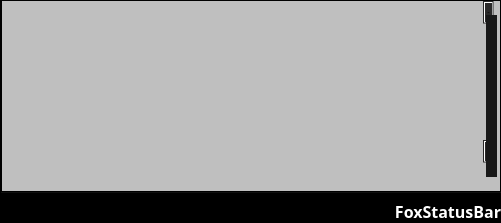
     <widget class="QFrame" name="PlaylistBox">
      <property name="sizePolicy">
       <sizepolicy hsizetype="Preferred" vsizetype="Ignored">
        <horstretch>0</horstretch>
        <verstretch>0</verstretch>
       </sizepolicy>
      </property>
      <property name="frameShape">
       <enum>QFrame::NoFrame</enum>
      </property>
      <layout class="QHBoxLayout" name="PlaylistBoxFirk">
       <property name="spacing">
        <number>0</number>
       </property>
       <property name="leftMargin">
        <number>0</number>
       </property>
       <property name="topMargin">
        <number>0</number>
       </property>
       <property name="rightMargin">
        <number>0</number>
       </property>
       <property name="bottomMargin">
        <number>0</number>
       </property>
       <item>
        <widget class="QTreeView" name="PlaylistsView">
         <property name="enabled">
          <bool>true</bool>
         </property>
         <property name="sizePolicy">
          <sizepolicy hsizetype="Ignored" vsizetype="Ignored">
           <horstretch>1</horstretch>
           <verstretch>0</verstretch>
          </sizepolicy>
         </property>
         <property name="minimumSize">
          <size>
           <width>1</width>
           <height>0</height>
          </size>
         </property>
         <property name="maximumSize">
          <size>
           <width>500</width>
           <height>16777215</height>
          </size>
         </property>
         <property name="sizeIncrement">
          <size>
           <width>0</width>
           <height>0</height>
          </size>
         </property>
         <property name="mouseTracking">
          <bool>false</bool>
         </property>
         <property name="acceptDrops">
          <bool>false</bool>
         </property>
         <property name="styleSheet">
          <string notr="true">QTreeView{
  background-color: rgb(26,26, 26,0.5);
  color:rgb(255, 255, 255);
  border: 1px solid;
  outline: 0;
  show-decoration-selected: 1; /* make the selection span the entire width of the view */
}

QTreeView{
    selection-background-color: transparent;
}

QTreeView::branch:has-siblings:!adjoins-item {
    border-image: url(img/stylesheet-vline.png) 0;
}

QTreeView::branch:has-siblings:adjoins-item {
    border-image: url(img/stylesheet-branch-more.png) 0;
}

QTreeView::branch:!has-children:!has-siblings:adjoins-item {
    border-image: url(img/stylesheet-branch-end.png) 0;
}

QTreeView::branch:has-children:!has-siblings:closed,
QTreeView::branch:closed:has-children:has-siblings {
        border-image: none;
        image: url(img/stylesheet-branch-closed.png);
}

QTreeView::branch:open:has-children:!has-siblings,
QTreeView::branch:open:has-children:has-siblings  {
        border-image: none;
        image: url(img/stylesheet-branch-open.png);
}



QTreeView::item {
   outline: 0;
   color:rgb(80,80,80)
}


QTreeView  QAbstractItemView
{
     border: none;
}


QTreeView::item:selected {
    background: rgb(18,18,18,0.3);
    color:white;
}
QTreeView::item:selected:!active {
   background: rgb(18,18,18,0.3);
   color:white;
}

QTreeView::item:selected {
    color:white;
}
QTreeView::item:selected:!active {
   color:white;
}

QTreeView::item:hover {
    background: rgb(20,20,20,0.5);
    color:#B72E2B;
}





QScrollBar:vertical{
        background-color: #2A2929;
        width: 17px;
        margin: 14px 3px 14px 3px;
        border: 0px transparent;
        border-radius: 0px;
}

QScrollBar::handle:vertical{
        background-color: #181818;         /* #605F5F; */
        min-height: 5px;
}
QScrollBar::handle:vertical:hover{
        background-color: #B72E2B;         
        min-height: 5px;
}

QScrollBar::sub-line:vertical{
        margin: 3px 0px 3px 0px;
        border-image: url(img/SliderUp.png);
        height: 11px;
        width: 11px;
        subcontrol-position: top;
        subcontrol-origin: margin;
}

QScrollBar::add-line:vertical{
        margin: 3px 0px 3px 0px;
        border-image: url(img/SliderDown.png);
        height: 11px;
        width: 11px;
        subcontrol-position: bottom;
        subcontrol-origin: margin;
}

QScrollBar::sub-line:vertical:hover,QScrollBar::sub-line:vertical:on{
        border-image: url(img/SliderUpA.png);
        height: 11px;
        width: 11px;
        subcontrol-position: top;
        subcontrol-origin: margin;
}

QScrollBar::add-line:vertical:hover, QScrollBar::add-line:vertical:on{
        border-image: url(img/SliderDownA.png);
        height: 11px;
        width: 11px;
        subcontrol-position: bottom;
        subcontrol-origin: margin;
}

QScrollBar::up-arrow:vertical, QScrollBar::down-arrow:vertical{
        background: none;
}

QScrollBar::add-page:vertical, QScrollBar::sub-page:vertical{
        background: none;
}</string>
         </property>
         <property name="verticalScrollBarPolicy">
          <enum>Qt::ScrollBarAlwaysOn</enum>
         </property>
         <property name="animated">
          <bool>true</bool>
         </property>
         <property name="headerHidden">
          <bool>true</bool>
         </property>
        </widget>
       </item>
       <item>
        <layout class="QVBoxLayout" name="verticalLayout_5">
         <property name="spacing">
          <number>0</number>
         </property>
         <property name="leftMargin">
          <number>0</number>
         </property>
         <item>
          <widget class="QListView" name="PlaylistView">
           <property name="minimumSize">
            <size>
             <width>500</width>
             <height>0</height>
            </size>
           </property>
           <property name="font">
            <font>
             <family>Chicago</family>
             <pointsize>10</pointsize>
             <weight>75</weight>
             <bold>true</bold>
            </font>
           </property>
           <property name="focusPolicy">
            <enum>Qt::NoFocus</enum>
           </property>
           <property name="acceptDrops">
            <bool>false</bool>
           </property>
           <property name="styleSheet">
            <string notr="true">

QScrollBar:vertical{
        background-color: #2A2929;
        width: 17px;
        margin: 14px 3px 14px 3px;
        border: 0px transparent;
        border-radius: 0px;
}

QScrollBar::handle:vertical{
        background-color: #181818;         /* #605F5F; */
        min-height: 5px;
}
QScrollBar::handle:vertical:hover{
        background-color: #B72E2B;         
        min-height: 5px;
}

QScrollBar::sub-line:vertical{
        margin: 3px 0px 3px 0px;
        border-image: url(img/SliderUp.png);
        height: 11px;
        width: 11px;
        subcontrol-position: top;
        subcontrol-origin: margin;
}

QScrollBar::add-line:vertical{
        margin: 3px 0px 3px 0px;
        border-image: url(img/SliderDown.png);
        height: 11px;
        width: 11px;
        subcontrol-position: bottom;
        subcontrol-origin: margin;
}

QScrollBar::sub-line:vertical:hover,QScrollBar::sub-line:vertical:on{
        border-image: url(img/SliderUpA.png);
        height: 11px;
        width: 11px;
        subcontrol-position: top;
        subcontrol-origin: margin;
}

QScrollBar::add-line:vertical:hover, QScrollBar::add-line:vertical:on{
        border-image: url(img/SliderDownA.png);
        height: 11px;
        width: 11px;
        subcontrol-position: bottom;
        subcontrol-origin: margin;
}

QScrollBar::up-arrow:vertical, QScrollBar::down-arrow:vertical{
        background: none;
}

QScrollBar::add-page:vertical, QScrollBar::sub-page:vertical{
        background: none;
}




QListView{
  background-color: rgb(0, 0, 0,0.2);
  color:rgb(255, 255, 255);
  border: 1px solid;
   outline: 0;
}

QListView {
    show-decoration-selected: 1; /* make the selection span the entire width of the view */
}

QListView::item {
   outline: 0;
}
QListView::item {

}

QListView  QAbstractItemView
{
     border: none;
}


QListView::item:selected {
    background: rgb(20,20,20,0.5);
    color:white;
}
QListView::item:selected:!active {
   background: rgb(20,20,20,0.5);
   color:white;
}

/*
QListView::item:alternate {
    background: #EEEEEE;
}

QListView::item:selected {
    border: 1px solid #6a6ea9;
}

QListView::item:selected:!active {
    background: qlineargradient(x1: 0, y1: 0, x2: 0, y2: 1,
                                stop: 0 #ABAFE5, stop: 1 #8588B2);
}

QListView::item:selected:active {
    background: qlineargradient(x1: 0, y1: 0, x2: 0, y2: 1,
                                stop: 0 #6a6ea9, stop: 1 #888dd9);
}

QListView::item:hover {
    background: qlineargradient(x1: 0, y1: 0, x2: 0, y2: 1,
                                stop: 0 #FAFBFE, stop: 1 #DCDEF1);
}

*/
QListWidget {padding: 0px;}
QListWidget::item { margin: 0px; }

QMenu {
    background-color: rgb(50,50,50); /* sets background of the menu */
    border: 1px solid black;
}

QMenu::item {
    /* sets background of menu item. set this to something non-transparent
        if you want menu color and menu item color to be different */
    background-color: transparent;
    color:white;
}

QMenu::item:selected { /* when user selects item using mouse or keyboard */
    background-color: #B72E2B;
}

/*




QListView{
  background-color: rgb(0,0, 0,0.2);
  color:rgb(255, 255, 255);
  border: 1px solid;
  outline: none;
}

QListView {
    show-decoration-selected:1;
}




*/







</string>
           </property>
           <property name="verticalScrollBarPolicy">
            <enum>Qt::ScrollBarAlwaysOn</enum>
           </property>
           <property name="horizontalScrollBarPolicy">
            <enum>Qt::ScrollBarAlwaysOff</enum>
           </property>
           <property name="autoScrollMargin">
            <number>0</number>
           </property>
           <property name="editTriggers">
            <set>QAbstractItemView::NoEditTriggers</set>
           </property>
           <property name="dragEnabled">
            <bool>true</bool>
           </property>
           <property name="dragDropMode">
            <enum>QAbstractItemView::NoDragDrop</enum>
           </property>
           <property name="selectionMode">
            <enum>QAbstractItemView::ExtendedSelection</enum>
           </property>
           <property name="selectionBehavior">
            <enum>QAbstractItemView::SelectItems</enum>
           </property>
          </widget>
         </item>
         <item>
          <widget class="QGroupBox" name="PlaylistCommandBar">
           <property name="styleSheet">
            <string notr="true">QGroupBox{
   background-color:black;
   border: none;
   border-top: 1px solid;
   border-color: rgb(16,16,16)
}</string>
           </property>
           <property name="flat">
            <bool>false</bool>
           </property>
           <property name="checkable">
            <bool>false</bool>
           </property>
           <layout class="QHBoxLayout" name="PlaylistCommandBarFirk">
            <property name="spacing">
             <number>0</number>
            </property>
            <property name="sizeConstraint">
             <enum>QLayout::SetDefaultConstraint</enum>
            </property>
            <property name="leftMargin">
             <number>0</number>
            </property>
            <property name="topMargin">
             <number>0</number>
            </property>
            <property name="rightMargin">
             <number>0</number>
            </property>
            <property name="bottomMargin">
             <number>0</number>
            </property>
            <item>
             <widget class="QPushButton" name="AddTreakPlaylist">
              <property name="minimumSize">
               <size>
                <width>30</width>
                <height>30</height>
               </size>
              </property>
              <property name="maximumSize">
               <size>
                <width>30</width>
                <height>30</height>
               </size>
              </property>
              <property name="autoFillBackground">
               <bool>false</bool>
              </property>
              <property name="styleSheet">
               <string notr="true">QPushButton{
  background-color: rgb(50, 50, 50,0);
  border: none;
  border-image: url(img/add-openNew.png);
}
QPushButton:hover{
  background-color: rgb(50, 50, 50,0);
  border: none;
  border-image: url(img/add-openNewA.png);
}

QPushButton:pressed{
  background-color: rgb(50, 50, 50,255);
  border: none;
  border-image: url(img/add-openNewA.png);

}</string>
              </property>
              <property name="text">
               <string/>
              </property>
              <property name="iconSize">
               <size>
                <width>30</width>
                <height>30</height>
               </size>
              </property>
              <property name="shortcut">
               <string notr="true"/>
              </property>
             </widget>
            </item>
            <item>
             <widget class="QPushButton" name="RemoveTreakPlaylist">
              <property name="minimumSize">
               <size>
                <width>30</width>
                <height>30</height>
               </size>
              </property>
              <property name="maximumSize">
               <size>
                <width>30</width>
                <height>30</height>
               </size>
              </property>
              <property name="styleSheet">
               <string notr="true">QPushButton{
  background-color: rgb(50, 50, 50,0);
  border: none;
  border-image: url(img/removeNew.png);
}
QPushButton:hover{
  background-color: rgb(50, 50, 50,0);
  border: none;
  border-image: url(img/removeNewA.png);
}

QPushButton:pressed{
  background-color: rgb(50, 50, 50,255);
  border: none;
  border-image: url(img/removeNewA.png);

}</string>
              </property>
              <property name="iconSize">
               <size>
                <width>30</width>
                <height>30</height>
               </size>
              </property>
              <property name="shortcut">
               <string notr="true"/>
              </property>
             </widget>
            </item>
            <item>
             <widget class="QPushButton" name="MenuPlaylist">
              <property name="minimumSize">
               <size>
                <width>30</width>
                <height>30</height>
               </size>
              </property>
              <property name="maximumSize">
               <size>
                <width>30</width>
                <height>30</height>
               </size>
              </property>
              <property name="styleSheet">
               <string notr="true">QPushButton{
  background-color: rgb(50, 50, 50,0);
  border: none;
  border-image: url(img/menuplaylistNew.png);
}
QPushButton:hover{
  background-color: rgb(50, 50, 50,0);
  border: none;
  border-image: url(img/menuplaylistNewA.png);
}

QPushButton:pressed{
  background-color: rgb(50, 50, 50,255);
  border: none;
  border-image: url(img/menuplaylistNewA.png);

}</string>
              </property>
              <property name="text">
               <string/>
              </property>
              <property name="iconSize">
               <size>
                <width>30</width>
                <height>30</height>
               </size>
              </property>
              <property name="shortcut">
               <string notr="true"/>
              </property>
             </widget>
            </item>
            <item>
             <widget class="QLabel" name="FoxStatusBar">
              <property name="sizePolicy">
               <sizepolicy hsizetype="Ignored" vsizetype="Preferred">
                <horstretch>0</horstretch>
                <verstretch>0</verstretch>
               </sizepolicy>
              </property>
              <property name="font">
               <font>
                <family>Chicago</family>
                <pointsize>12</pointsize>
                <weight>75</weight>
                <bold>true</bold>
               </font>
              </property>
              <property name="styleSheet">
               <string notr="true">QLabel{
background-color: rgba(0,0,0,0);
color:white;
}</string>
              </property>
              <property name="text">
               <string>FoxStatusBar</string>
              </property>
              <property name="textFormat">
               <enum>Qt::AutoText</enum>
              </property>
              <property name="alignment">
               <set>Qt::AlignBottom|Qt::AlignRight|Qt::AlignTrailing</set>
              </property>
             </widget>
            </item>
           </layout>
          </widget>
         </item>
        </layout>
       </item>
      </layout>
     </widget>
